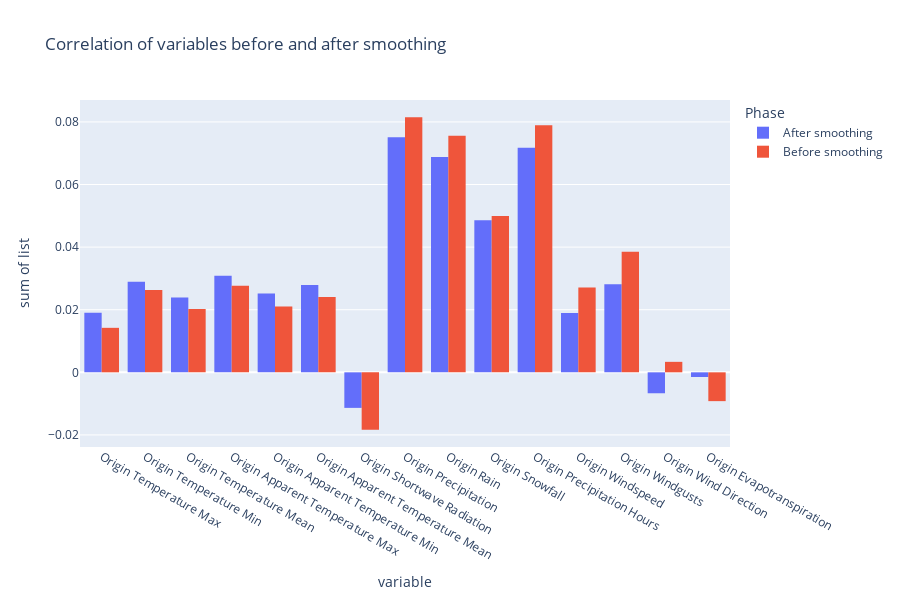

The notebook cell saved with this chart:
### Code cell
fig = px.histogram(smoothing_df[smoothing_df["variable"].str.contains('Origin')], x="variable", y="list",
             color='Phase', barmode='group',
             height=600, title="Correlation of variables before and after smoothing",labels="correlation")
fig.show()

### Figure 1 — Plotly figure (JSON) as saved in the notebook; plotly's stock layout.template omitted (floating-point values rounded to 4 significant figures)
{"data": [{"alignmentgroup": "True", "bingroup": "x", "histfunc": "sum", "hovertemplate": "Phase=After smoothing<br>variable=%{x}<br>sum of list=%{y}<extra></extra>", "legendgroup": "After smoothing", "marker": {"color": "#636efa", "pattern": {"shape": ""}}, "name": "After smoothing", "offsetgroup": "After smoothing", "orientation": "v", "showlegend": true, "type": "histogram", "x": ["Origin Temperature Max", "Origin Temperature Min", "Origin Temperature Mean", "Origin Apparent Temperature Max", "Origin Apparent Temperature Min", "Origin Apparent Temperature Mean", "Origin Shortwave Radiation", "Origin Precipitation", "Origin Rain", "Origin Snowfall", "Origin Precipitation Hours", "Origin Windspeed", "Origin Windgusts", "Origin Wind Direction", "Origin Evapotranspiration"], "xaxis": "x", "y": [0.01904, 0.02893, 0.02389, 0.03088, 0.02516, 0.02791, -0.01136, 0.07512, 0.06875, 0.0486, 0.07178, 0.01896, 0.02817, -0.006689, -0.001496], "yaxis": "y"}, {"alignmentgroup": "True", "bingroup": "x", "histfunc": "sum", "hovertemplate": "Phase=Before smoothing<br>variable=%{x}<br>sum of list=%{y}<extra></extra>", "legendgroup": "Before smoothing", "marker": {"color": "#EF553B", "pattern": {"shape": ""}}, "name": "Before smoothing", "offsetgroup": "Before smoothing", "orientation": "v", "showlegend": true, "type": "histogram", "x": ["Origin Temperature Max", "Origin Temperature Min", "Origin Temperature Mean", "Origin Apparent Temperature Max", "Origin Apparent Temperature Min", "Origin Apparent Temperature Mean", "Origin Shortwave Radiation", "Origin Precipitation", "Origin Rain", "Origin Snowfall", "Origin Precipitation Hours", "Origin Windspeed", "Origin Windgusts", "Origin Wind Direction", "Origin Evapotranspiration"], "xaxis": "x", "y": [0.01421, 0.02632, 0.02021, 0.02763, 0.02103, 0.02406, -0.01832, 0.08146, 0.07556, 0.04997, 0.0789, 0.02709, 0.03852, 0.003348, -0.009206], "yaxis": "y"}], "layout": {"barmode": "group", "height": 600, "legend": {"title": {"text": "Phase"}, "tracegroupgap": 0}, "title": {"text": "Correlation of variables before and after smoothing"}, "xaxis": {"anchor": "y", "domain": [0, 1], "title": {"text": "variable"}}, "yaxis": {"anchor": "x", "domain": [0, 1], "title": {"text": "sum of list"}}}}
